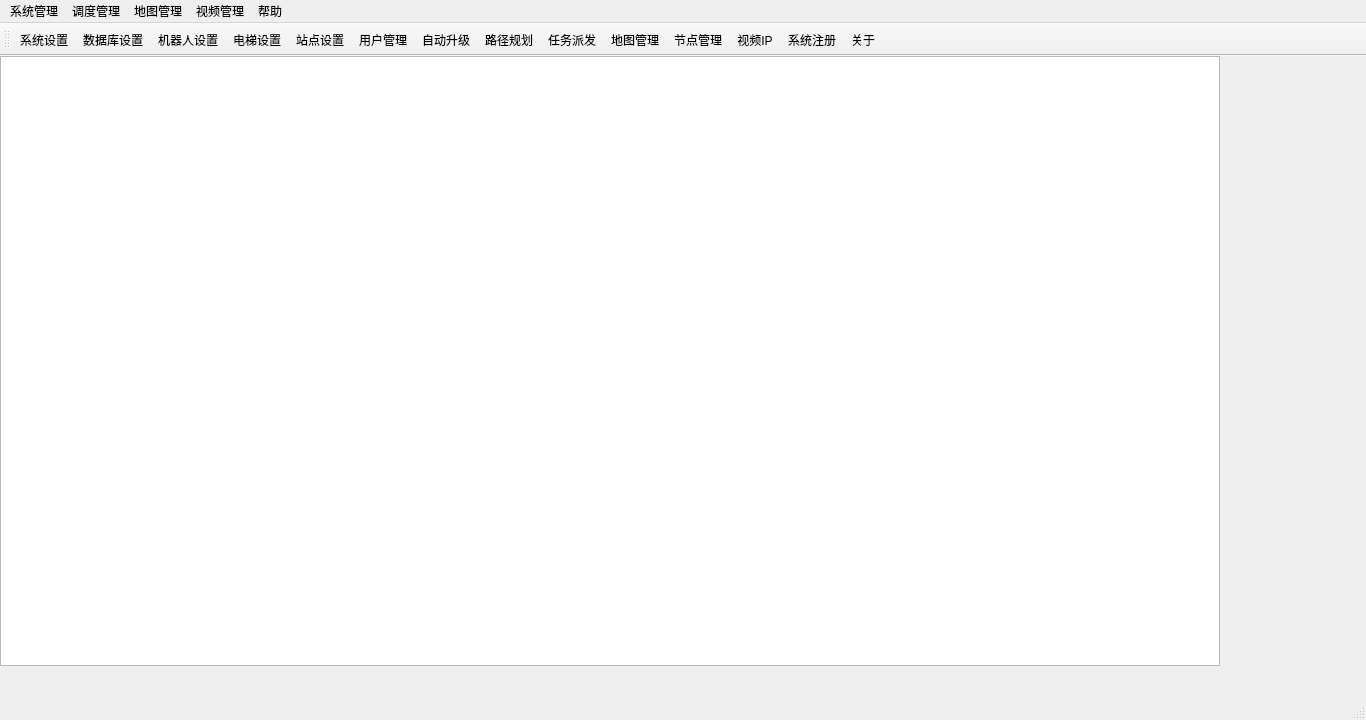
<?xml version="1.0" encoding="UTF-8"?>
<ui version="4.0">
 <class>SlamMainWindow</class>
 <widget class="QMainWindow" name="SlamMainWindow">
  <property name="geometry">
   <rect>
    <x>0</x>
    <y>0</y>
    <width>1366</width>
    <height>720</height>
   </rect>
  </property>
  <property name="windowTitle">
   <string>Slam机器人调度管理系统 V1.0</string>
  </property>
  <widget class="QWidget" name="centralWidget">
   <widget class="QTableView" name="tableView">
    <property name="geometry">
     <rect>
      <x>0</x>
      <y>0</y>
      <width>1220</width>
      <height>610</height>
     </rect>
    </property>
    <property name="selectionMode">
     <enum>QAbstractItemView::ExtendedSelection</enum>
    </property>
   </widget>
  </widget>
  <widget class="QMenuBar" name="menuBar">
   <property name="geometry">
    <rect>
     <x>0</x>
     <y>0</y>
     <width>1366</width>
     <height>23</height>
    </rect>
   </property>
   <widget class="QMenu" name="menu">
    <property name="title">
     <string>系统管理</string>
    </property>
    <addaction name="actionConfig"/>
    <addaction name="separator"/>
    <addaction name="actionDatabase"/>
    <addaction name="actionSlam"/>
    <addaction name="actionElevator"/>
    <addaction name="actionStation"/>
    <addaction name="actionUser"/>
    <addaction name="separator"/>
    <addaction name="actionUpgrade"/>
   </widget>
   <widget class="QMenu" name="menu_2">
    <property name="title">
     <string>调度管理</string>
    </property>
    <addaction name="actionPath"/>
    <addaction name="actionTask"/>
   </widget>
   <widget class="QMenu" name="menu_3">
    <property name="title">
     <string>地图管理</string>
    </property>
    <addaction name="actionMap"/>
    <addaction name="actionStop"/>
   </widget>
   <widget class="QMenu" name="menu_4">
    <property name="title">
     <string>视频管理</string>
    </property>
    <addaction name="actionVideoIp"/>
   </widget>
   <widget class="QMenu" name="menu_5">
    <property name="title">
     <string>帮助</string>
    </property>
    <addaction name="actionRegster"/>
    <addaction name="actionAbout"/>
   </widget>
   <addaction name="menu"/>
   <addaction name="menu_2"/>
   <addaction name="menu_3"/>
   <addaction name="menu_4"/>
   <addaction name="menu_5"/>
  </widget>
  <widget class="QToolBar" name="mainToolBar">
   <property name="toolButtonStyle">
    <enum>Qt::ToolButtonTextUnderIcon</enum>
   </property>
   <attribute name="toolBarArea">
    <enum>TopToolBarArea</enum>
   </attribute>
   <attribute name="toolBarBreak">
    <bool>false</bool>
   </attribute>
   <addaction name="actionConfig"/>
   <addaction name="actionDatabase"/>
   <addaction name="actionSlam"/>
   <addaction name="actionElevator"/>
   <addaction name="actionStation"/>
   <addaction name="actionUser"/>
   <addaction name="actionUpgrade"/>
   <addaction name="actionPath"/>
   <addaction name="actionTask"/>
   <addaction name="actionMap"/>
   <addaction name="actionStop"/>
   <addaction name="actionVideoIp"/>
   <addaction name="actionRegster"/>
   <addaction name="actionAbout"/>
  </widget>
  <widget class="QStatusBar" name="statusBar"/>
  <action name="actionConfig">
   <property name="icon">
    <iconset resource="myicon.qrc">
     <normaloff>:/myimages/Resources/k13.png</normaloff>:/myimages/Resources/k13.png</iconset>
   </property>
   <property name="text">
    <string>系统设置</string>
   </property>
  </action>
  <action name="actionDatabase">
   <property name="icon">
    <iconset resource="myicon.qrc">
     <normaloff>:/myimages/Resources/m1.png</normaloff>:/myimages/Resources/m1.png</iconset>
   </property>
   <property name="text">
    <string>数据库设置</string>
   </property>
   <property name="toolTip">
    <string>数据库设置</string>
   </property>
  </action>
  <action name="actionSlam">
   <property name="icon">
    <iconset resource="myicon.qrc">
     <normaloff>:/myimages/Resources/w9.png</normaloff>:/myimages/Resources/w9.png</iconset>
   </property>
   <property name="text">
    <string>机器人设置</string>
   </property>
   <property name="toolTip">
    <string>机器人设置</string>
   </property>
  </action>
  <action name="actionElevator">
   <property name="icon">
    <iconset resource="myicon.qrc">
     <normaloff>:/myimages/Resources/m6.png</normaloff>:/myimages/Resources/m6.png</iconset>
   </property>
   <property name="text">
    <string>电梯设置</string>
   </property>
   <property name="toolTip">
    <string>电梯设置</string>
   </property>
  </action>
  <action name="actionStation">
   <property name="icon">
    <iconset resource="myicon.qrc">
     <normaloff>:/myimages/Resources/m9.png</normaloff>:/myimages/Resources/m9.png</iconset>
   </property>
   <property name="text">
    <string>站点设置</string>
   </property>
   <property name="toolTip">
    <string>站点设置</string>
   </property>
  </action>
  <action name="actionUser">
   <property name="icon">
    <iconset resource="myicon.qrc">
     <normaloff>:/myimages/Resources/w7.png</normaloff>:/myimages/Resources/w7.png</iconset>
   </property>
   <property name="text">
    <string>用户管理</string>
   </property>
   <property name="toolTip">
    <string>用户管理</string>
   </property>
  </action>
  <action name="actionUpgrade">
   <property name="icon">
    <iconset resource="myicon.qrc">
     <normaloff>:/myimages/Resources/w6.png</normaloff>:/myimages/Resources/w6.png</iconset>
   </property>
   <property name="text">
    <string>自动升级</string>
   </property>
   <property name="toolTip">
    <string>自动升级</string>
   </property>
  </action>
  <action name="actionPath">
   <property name="icon">
    <iconset resource="myicon.qrc">
     <normaloff>:/myimages/Resources/m5.png</normaloff>:/myimages/Resources/m5.png</iconset>
   </property>
   <property name="text">
    <string>路径规划</string>
   </property>
   <property name="toolTip">
    <string>路径规划</string>
   </property>
  </action>
  <action name="actionTask">
   <property name="icon">
    <iconset resource="myicon.qrc">
     <normaloff>:/myimages/Resources/m4.png</normaloff>:/myimages/Resources/m4.png</iconset>
   </property>
   <property name="text">
    <string>任务派发</string>
   </property>
   <property name="toolTip">
    <string>任务派发</string>
   </property>
  </action>
  <action name="actionMap">
   <property name="icon">
    <iconset resource="myicon.qrc">
     <normaloff>:/myimages/Resources/k7.png</normaloff>:/myimages/Resources/k7.png</iconset>
   </property>
   <property name="text">
    <string>地图管理</string>
   </property>
   <property name="toolTip">
    <string>地图管理</string>
   </property>
  </action>
  <action name="actionStop">
   <property name="icon">
    <iconset resource="myicon.qrc">
     <normaloff>:/myimages/Resources/w8.png</normaloff>:/myimages/Resources/w8.png</iconset>
   </property>
   <property name="text">
    <string>节点管理</string>
   </property>
   <property name="toolTip">
    <string>节点管理</string>
   </property>
  </action>
  <action name="actionVideoIp">
   <property name="icon">
    <iconset resource="myicon.qrc">
     <normaloff>:/myimages/Resources/k11.png</normaloff>:/myimages/Resources/k11.png</iconset>
   </property>
   <property name="text">
    <string>视频IP</string>
   </property>
   <property name="toolTip">
    <string>视频IP</string>
   </property>
  </action>
  <action name="actionRegster">
   <property name="icon">
    <iconset resource="myicon.qrc">
     <normaloff>:/myimages/Resources/w5.png</normaloff>:/myimages/Resources/w5.png</iconset>
   </property>
   <property name="text">
    <string>系统注册</string>
   </property>
   <property name="toolTip">
    <string>系统注册</string>
   </property>
  </action>
  <action name="actionAbout">
   <property name="icon">
    <iconset resource="myicon.qrc">
     <normaloff>:/myimages/Resources/w2.png</normaloff>:/myimages/Resources/w2.png</iconset>
   </property>
   <property name="text">
    <string>关于</string>
   </property>
   <property name="toolTip">
    <string>关于</string>
   </property>
  </action>
 </widget>
 <layoutdefault spacing="6" margin="11"/>
 <resources>
  <include location="myicon.qrc"/>
 </resources>
 <connections>
  <connection>
   <sender>menuBar</sender>
   <signal>triggered(QAction*)</signal>
   <receiver>SlamMainWindow</receiver>
   <slot>trigerMenu(QAction*)</slot>
   <hints>
    <hint type="sourcelabel">
     <x>25</x>
     <y>9</y>
    </hint>
    <hint type="destinationlabel">
     <x>106</x>
     <y>257</y>
    </hint>
   </hints>
  </connection>
 </connections>
 <slots>
  <slot>trigerMenu(QAction*)</slot>
 </slots>
</ui>
